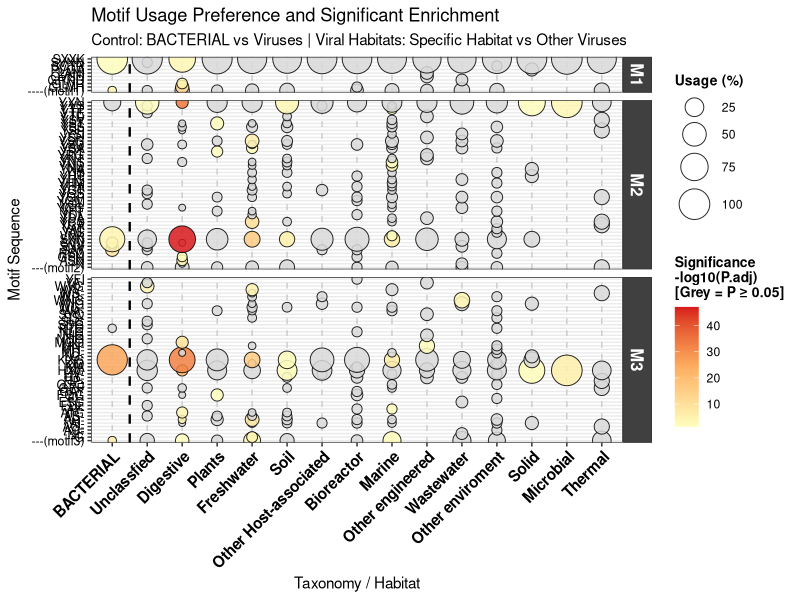

Reproduce this figure in R.
# ==============================================================================
# Script: Motif Usage Preference Analysis (Viral Habitats vs. Bacterial Control)
# ==============================================================================
library(tidyverse)
library(ggplot2)
# ------------------------------------------------------------------------------
# 1. Load Data
# ------------------------------------------------------------------------------
# Please ensure the file paths are correct for your working directory
edges <- read_csv("motif_edge.csv")
nodes <- read_csv("motif_node.csv")

# Define analytical categories
bacterial_habitat <- "BACTERIAL"
motif_categories <- c("M1", "M2", "M3")

# Extract Motif metadata (link each Motif ID to its Category M1/M2/M3)
motif_info <- nodes %>%
  filter(taxonomy %in% motif_categories) %>%
  select(Id, Motif_Category = taxonomy)

# Define Viral habitats dynamically (excluding Motifs and BACTERIAL)
viral_habitats <- nodes %>%
  filter(!taxonomy %in% c(motif_categories, bacterial_habitat)) %>%
  drop_na(taxonomy) %>%
  pull(taxonomy) %>%
  unique()

# ------------------------------------------------------------------------------
# 2. Viral Analysis (Background = Other Viral Habitats)
# ------------------------------------------------------------------------------
viral_habitat_totals <- nodes %>%
  filter(taxonomy %in% viral_habitats) %>%
  group_by(taxonomy) %>%
  summarise(Total_Sequences = n(), .groups = "drop")

viral_edge_stats <- edges %>%
  left_join(nodes %>% select(Id, taxonomy), by = c("Target" = "Id")) %>%
  rename(Sequence_Taxonomy = taxonomy) %>%
  filter(Sequence_Taxonomy %in% viral_habitats) %>%
  group_by(Source, Sequence_Taxonomy) %>%
  summarise(Observed_Count = n(), .groups = "drop")

viral_enrichment_df <- viral_edge_stats %>%
  left_join(viral_habitat_totals, by = c("Sequence_Taxonomy" = "taxonomy")) %>%
  mutate(Percentage = (Observed_Count / Total_Sequences) * 100)

viral_motif_totals <- viral_enrichment_df %>%
  group_by(Source) %>% summarise(Motif_Total = sum(Observed_Count), .groups = "drop")

viral_habitat_motif_totals <- viral_enrichment_df %>%
  group_by(Sequence_Taxonomy) %>% summarise(Habitat_Motif_Total = sum(Observed_Count), .groups = "drop")

viral_grand_total <- sum(viral_enrichment_df$Observed_Count)

viral_stats <- viral_enrichment_df %>%
  left_join(viral_motif_totals, by = "Source") %>%
  left_join(viral_habitat_motif_totals, by = "Sequence_Taxonomy") %>%
  mutate(
    A = Observed_Count, B = Motif_Total - A,
    C = Habitat_Motif_Total - A, D = viral_grand_total - A - B - C
  ) %>%
  rowwise() %>%
  mutate(
    p_value = tryCatch(fisher.test(matrix(c(A, B, C, D), nrow = 2))$p.value, error = function(e) 1)
  ) %>%
  ungroup() %>%
  mutate(p_adj = p.adjust(p_value, method = "BH")) %>%
  left_join(motif_info, by = c("Source" = "Id"))

# ------------------------------------------------------------------------------
# 3. Bacterial Analysis (Background = All Viruses combined)
# ------------------------------------------------------------------------------
bact_total_seqs <- nodes %>% filter(taxonomy == bacterial_habitat) %>% nrow()

bact_edge_stats <- edges %>%
  left_join(nodes %>% select(Id, taxonomy), by = c("Target" = "Id")) %>%
  filter(taxonomy == bacterial_habitat) %>%
  group_by(Source) %>%
  summarise(Observed_Count = n(), .groups = "drop") %>%
  mutate(Sequence_Taxonomy = bacterial_habitat)

viral_pool_stats <- edges %>%
  left_join(nodes %>% select(Id, taxonomy), by = c("Target" = "Id")) %>%
  filter(taxonomy %in% viral_habitats) %>%
  group_by(Source) %>%
  summarise(Viral_Pool_Count = n(), .groups = "drop")

bact_total_motifs <- sum(bact_edge_stats$Observed_Count)
viral_total_motifs <- sum(viral_pool_stats$Viral_Pool_Count)

bact_stats <- bact_edge_stats %>%
  left_join(viral_pool_stats, by = "Source") %>%
  mutate(Viral_Pool_Count = replace_na(Viral_Pool_Count, 0)) %>%
  mutate(
    Percentage = (Observed_Count / bact_total_seqs) * 100,
    A = Observed_Count, B = Viral_Pool_Count,
    C = bact_total_motifs - A, D = viral_total_motifs - B
  ) %>%
  rowwise() %>%
  mutate(
    p_value = tryCatch(fisher.test(matrix(c(A, B, C, D), nrow = 2))$p.value, error = function(e) 1)
  ) %>%
  ungroup() %>%
  mutate(p_adj = p.adjust(p_value, method = "BH")) %>%
  left_join(motif_info, by = c("Source" = "Id"))

# ------------------------------------------------------------------------------
# 4. Combine Results and Format for Integrated Plotting
# ------------------------------------------------------------------------------
col_needed <- c("Source", "Sequence_Taxonomy", "Percentage", "p_adj", "Motif_Category")

combined_stats <- bind_rows(
  viral_stats %>% select(all_of(col_needed)),
  bact_stats %>% select(all_of(col_needed))
) %>%
  drop_na(Motif_Category) %>%
  mutate(Sequence_Taxonomy = factor(Sequence_Taxonomy, levels = c(bacterial_habitat, viral_habitats)))

# Filter top motifs (e.g., reaching at least 2% in any group) to avoid overcrowded Y-axis.
# Adjust the '2.0' threshold up or down based on your dataset size.
top_motifs <- combined_stats %>%
  group_by(Source) %>%
  filter(max(Percentage) >= 2.0) %>% 
  pull(Source) %>%
  unique()

plot_data <- combined_stats %>% 
  filter(Source %in% top_motifs) %>%
  # Crucial Step: Create a new variable for Significance Coloring
  # If P.adj < 0.05, calculate -log10(P), otherwise set to NA (will be colored grey)
  mutate(LogP = ifelse(p_adj < 0.05, -log10(p_adj), NA))

# ------------------------------------------------------------------------------
# 5. Integrated Visualization (Usage % + Significance Color)
# ------------------------------------------------------------------------------
p_integrated <- ggplot(plot_data, aes(x = Sequence_Taxonomy, y = Source)) +
  
  # shape = 21 allows both a 'fill' (color inside) and a 'color' (border)
  geom_point(aes(size = Percentage, fill = LogP), shape = 21, color = "black", alpha = 0.85) +
  
  facet_grid(Motif_Category ~ ., scales = "free_y", space = "free_y") +
  
  # Color scale: NA values (non-significant) are set to grey
  # Significant values are colored from light yellow to deep red
  scale_fill_gradientn(
    colors = c("#ffffbf", "#fdae61", "#d7191c"), 
    na.value = "grey85",
    name = "Significance\n-log10(P.adj)\n[Grey = P ≥ 0.05]"
  ) +
  
  # Size scale based on usage percentage
  scale_size_continuous(range = c(2, 10), name = "Usage (%)") +
  
  theme_bw() +
  labs(
    title = "Motif Usage Preference and Significant Enrichment",
    subtitle = "Control: BACTERIAL vs Viruses | Viral Habitats: Specific Habitat vs Other Viruses",
    x = "Taxonomy / Habitat",
    y = "Motif Sequence"
  ) +
  theme(
    axis.text.x = element_text(angle = 45, hjust = 1, size = 11, face = "bold", color = "black"),
    axis.text.y = element_text(size = 9, color = "black"),
    strip.background = element_rect(fill = "#404040"),
    strip.text = element_text(color = "white", size = 12, face = "bold"),
    panel.grid.major.x = element_line(color = "grey80", linetype = "dashed"),
    panel.grid.minor = element_blank(),
    legend.position = "right",
    legend.title = element_text(face = "bold", size = 10)
  ) +
  
  # Dashed line strictly isolating the Bacterial control group
  geom_vline(xintercept = 1.5, linetype = "dashed", color = "black", size = 0.8)

print(p_integrated)
